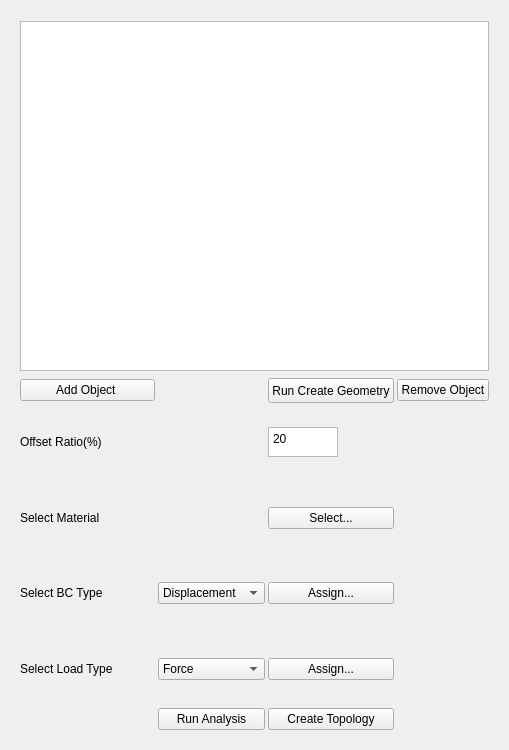
<?xml version="1.0" encoding="UTF-8"?>
<ui version="4.0">
 <class>Dialog</class>
 <widget class="QWidget" name="Dialog">
  <property name="geometry">
   <rect>
    <x>0</x>
    <y>0</y>
    <width>509</width>
    <height>750</height>
   </rect>
  </property>
  <property name="windowTitle">
   <string>createGeo</string>
  </property>
  <layout class="QGridLayout" name="gridLayout">
   <item row="0" column="0">
    <widget class="QWidget" name="widget" native="true">
     <layout class="QGridLayout" name="gridLayout_9">
      <item row="1" column="0">
       <layout class="QGridLayout" name="gridLayout_8" rowstretch="1,0,0,0,0,0,0" columnstretch="1,0,0,0">
        <property name="spacing">
         <number>3</number>
        </property>
        <item row="3" column="2">
         <widget class="QPushButton" name="SelectMaterial">
          <property name="text">
           <string>Select...</string>
          </property>
         </widget>
        </item>
        <item row="0" column="0">
         <widget class="QPushButton" name="addItem">
          <property name="text">
           <string>Add Object </string>
          </property>
         </widget>
        </item>
        <item row="5" column="2">
         <widget class="QPushButton" name="AssignLoad">
          <property name="text">
           <string>Assign...</string>
          </property>
         </widget>
        </item>
        <item row="3" column="3">
         <spacer name="verticalSpacer_5">
          <property name="orientation">
           <enum>Qt::Vertical</enum>
          </property>
          <property name="sizeHint" stdset="0">
           <size>
            <width>20</width>
            <height>40</height>
           </size>
          </property>
         </spacer>
        </item>
        <item row="2" column="0">
         <widget class="QLabel" name="offsetRatiol">
          <property name="sizePolicy">
           <sizepolicy hsizetype="Fixed" vsizetype="Preferred">
            <horstretch>0</horstretch>
            <verstretch>0</verstretch>
           </sizepolicy>
          </property>
          <property name="maximumSize">
           <size>
            <width>200</width>
            <height>30</height>
           </size>
          </property>
          <property name="text">
           <string>Offset Ratio(%)</string>
          </property>
         </widget>
        </item>
        <item row="4" column="2">
         <widget class="QPushButton" name="AssignBC">
          <property name="styleSheet">
           <string notr="true">selection-background-color: qlineargradient(spread:pad, x1:0, y1:0, x2:1, y2:0, stop:0 rgba(0, 0, 0, 255), stop:1 rgba(255, 255, 255, 255));</string>
          </property>
          <property name="text">
           <string>Assign...</string>
          </property>
         </widget>
        </item>
        <item row="4" column="3">
         <spacer name="verticalSpacer_6">
          <property name="orientation">
           <enum>Qt::Vertical</enum>
          </property>
          <property name="sizeHint" stdset="0">
           <size>
            <width>20</width>
            <height>40</height>
           </size>
          </property>
         </spacer>
        </item>
        <item row="0" column="3">
         <widget class="QPushButton" name="RemoveObj">
          <property name="text">
           <string>Remove Object</string>
          </property>
         </widget>
        </item>
        <item row="3" column="0">
         <widget class="QLabel" name="selectMaterialL">
          <property name="maximumSize">
           <size>
            <width>16777215</width>
            <height>30</height>
           </size>
          </property>
          <property name="text">
           <string>Select Material</string>
          </property>
         </widget>
        </item>
        <item row="4" column="1">
         <widget class="QComboBox" name="SelectBCtype">
          <item>
           <property name="text">
            <string>Displacement</string>
           </property>
          </item>
          <item>
           <property name="text">
            <string>Fixed Support</string>
           </property>
          </item>
         </widget>
        </item>
        <item row="5" column="0">
         <widget class="QLabel" name="forceL">
          <property name="text">
           <string>Select Load Type</string>
          </property>
         </widget>
        </item>
        <item row="4" column="0">
         <widget class="QLabel" name="Bc_type">
          <property name="maximumSize">
           <size>
            <width>16777215</width>
            <height>30</height>
           </size>
          </property>
          <property name="text">
           <string>Select BC Type</string>
          </property>
         </widget>
        </item>
        <item row="5" column="1">
         <widget class="QComboBox" name="SelectLoadtype">
          <item>
           <property name="text">
            <string>Force</string>
           </property>
          </item>
          <item>
           <property name="text">
            <string>Pressure</string>
           </property>
          </item>
         </widget>
        </item>
        <item row="5" column="3">
         <spacer name="verticalSpacer_7">
          <property name="orientation">
           <enum>Qt::Vertical</enum>
          </property>
          <property name="sizeHint" stdset="0">
           <size>
            <width>20</width>
            <height>40</height>
           </size>
          </property>
         </spacer>
        </item>
        <item row="2" column="3">
         <spacer name="verticalSpacer_4">
          <property name="orientation">
           <enum>Qt::Vertical</enum>
          </property>
          <property name="sizeHint" stdset="0">
           <size>
            <width>20</width>
            <height>40</height>
           </size>
          </property>
         </spacer>
        </item>
        <item row="0" column="2">
         <widget class="QPushButton" name="Run">
          <property name="minimumSize">
           <size>
            <width>0</width>
            <height>25</height>
           </size>
          </property>
          <property name="text">
           <string>Run Create Geometry</string>
          </property>
         </widget>
        </item>
        <item row="2" column="2">
         <widget class="QPlainTextEdit" name="OffsetRatio">
          <property name="sizePolicy">
           <sizepolicy hsizetype="Expanding" vsizetype="Expanding">
            <horstretch>0</horstretch>
            <verstretch>0</verstretch>
           </sizepolicy>
          </property>
          <property name="maximumSize">
           <size>
            <width>70</width>
            <height>30</height>
           </size>
          </property>
          <property name="plainText">
           <string>20</string>
          </property>
         </widget>
        </item>
        <item row="6" column="2">
         <widget class="QPushButton" name="topology_create">
          <property name="text">
           <string>Create Topology</string>
          </property>
         </widget>
        </item>
        <item row="6" column="1">
         <widget class="QPushButton" name="run_analysis">
          <property name="text">
           <string>Run Analysis</string>
          </property>
         </widget>
        </item>
       </layout>
      </item>
      <item row="0" column="0">
       <layout class="QVBoxLayout" name="verticalLayout">
        <item>
         <widget class="QListWidget" name="addingTree">
          <property name="sizePolicy">
           <sizepolicy hsizetype="Expanding" vsizetype="Expanding">
            <horstretch>0</horstretch>
            <verstretch>0</verstretch>
           </sizepolicy>
          </property>
          <property name="minimumSize">
           <size>
            <width>0</width>
            <height>0</height>
           </size>
          </property>
          <property name="maximumSize">
           <size>
            <width>16777215</width>
            <height>350</height>
           </size>
          </property>
          <property name="toolTip">
           <string>Click the row to open file</string>
          </property>
          <property name="verticalScrollBarPolicy">
           <enum>Qt::ScrollBarAsNeeded</enum>
          </property>
          <property name="horizontalScrollBarPolicy">
           <enum>Qt::ScrollBarAsNeeded</enum>
          </property>
          <property name="sizeAdjustPolicy">
           <enum>QAbstractScrollArea::AdjustToContents</enum>
          </property>
          <property name="selectionMode">
           <enum>QAbstractItemView::MultiSelection</enum>
          </property>
         </widget>
        </item>
        <item>
         <layout class="QHBoxLayout" name="horizontalLayout_7"/>
        </item>
       </layout>
      </item>
     </layout>
    </widget>
   </item>
  </layout>
 </widget>
 <resources/>
 <connections/>
</ui>
